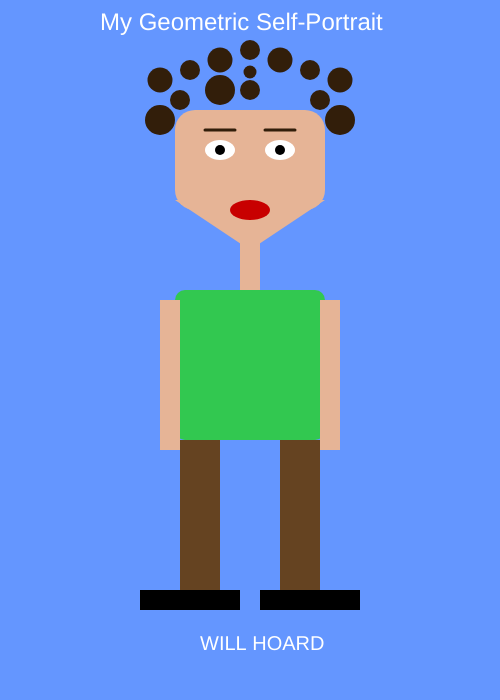
Frame 1 (no input)
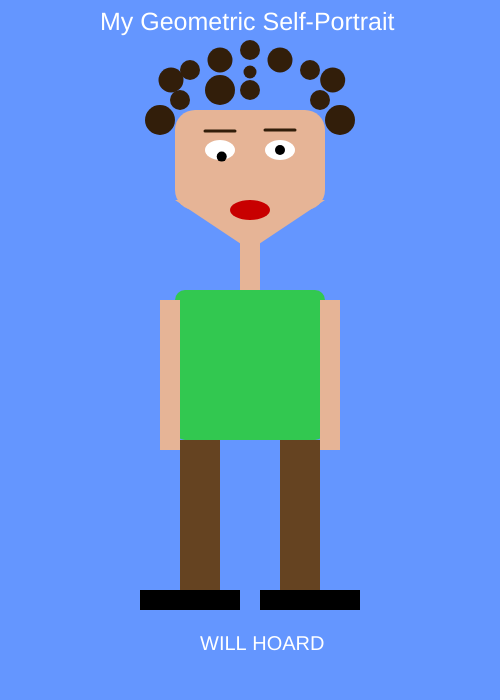
Frame 60 (no input)
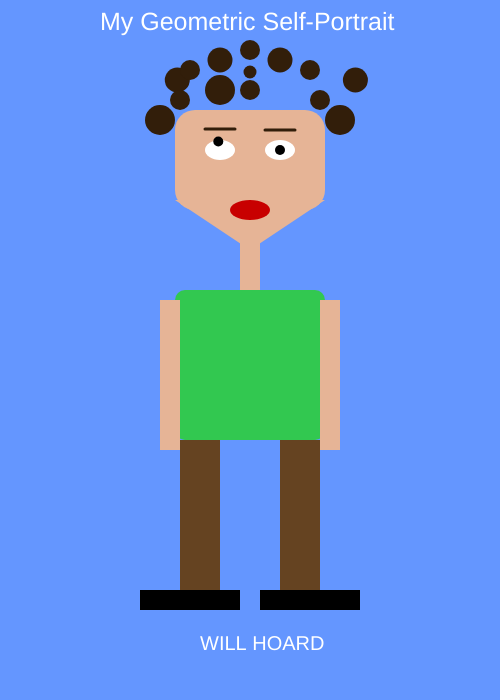
Frame 120 (the mouse pressed at the canvas centre since frame 60)

The p5.js sketch that drew these frames (run headless with seeded random() and noise() and a simulated clock; from frame 60 on, the mouse is pressed at the canvas centre):

// p5.js sketch
// ── sketch.js
let xPos1 = 160, xPos2 = 340; 
let yPos1 = 130, yPos2 = 130;  
let xyPosX = 220, xyPosY = 150; 
let xSpeed1, xSpeed2, ySpeed1, ySpeed2, xySpeedX, xySpeedY;
let titleSize = 24;
let sizeChange = 1;
let sizeCount = 0;

function setup() {
    createCanvas(500, 700);
    
    xSpeed1 = random(0.5, 2);
    xSpeed2 = random(0.5, 2);
    ySpeed1 = random(0.5, 2);
    ySpeed2 = random(0.5, 2);
    xySpeedX = random(0.5, 2);
    xySpeedY = random(0.5, 2);
}

function draw() {
    background(100, 150, 255);
    
    textSize(titleSize);
    fill(255);
    text("My Geometric Self-Portrait", 100, 30);
    
    titleSize += sizeChange;
    sizeCount++;
    
    if (sizeCount % 5 == 0) {
        sizeChange *= -1;
    }

    fill(50, 30, 10); 
    noStroke();
    
    circle(xPos1, 80, 25); 
    circle(180, 100, 20);
    circle(160, 120, 30);
    circle(190, 70, 20);
    
    circle(xPos2, 80, 25); 
    circle(320, 100, 20);
    circle(340, 120, 30);
    circle(310, 70, 20);
    
    circle(250, 50, 20);
    circle(220, 60, 25);
    circle(280, 60, 25);
    circle(280, yPos1, 30); 
    circle(220, 90, 30);
    circle(250, 90, 20);
    circle(250, 72, 13);
    
    fill(230, 180, 150); 
    rect(175, 110, 150, 100, 20);
    triangle(175, 200, 325, 200, 250, 250);
    
    fill(255);
    ellipse(220, 150, 30, 20); 
    ellipse(280, 150, 30, 20);
    fill(0);
    circle(xyPosX, xyPosY, 10); 
    circle(280, 150, 10); 
    
    stroke(50, 30, 10);
    strokeWeight(3);
    line(205, yPos2, 235, yPos2); 
    line(265, 130, 295, 130); 
    
    noStroke();
    
    fill(200, 0, 0);
    ellipse(250, 210, 40, 20);
    
    fill(230, 180, 150);
    rect(240, 240, 20, 60);
    
    fill(50, 200, 80);
    rect(175, 290, 150, 150, 10);
    
    fill(230, 180, 150);
    rect(160, 300, 20, 150); 
    rect(320, 300, 20, 150); 
    
    fill(101, 67, 33);
    rect(180, 440, 40, 150); 
    rect(280, 440, 40, 150); 
    
    fill(0);
    rect(140, 590, 100, 20); 
    rect(260, 590, 100, 20); 
    
    fill(255);
    textSize(20);
    text("WILL HOARD", 200, 650);
    
    xPos1 += xSpeed1;
    xPos2 += xSpeed2;
    
    if (xPos1 > 180 || xPos1 < 140) {
        xSpeed1 *= -1;
    }
    if (xPos2 > 360 || xPos2 < 320) {
        xSpeed2 *= -1;
    }
    
    yPos1 += ySpeed1;
    yPos2 += ySpeed2;
    
    if (yPos1 > 100 || yPos1 < 70) {
        ySpeed1 *= -1;
    }
    if (yPos2 > 140 || yPos2 < 120) {
        ySpeed2 *= -1;
    }
    
    xyPosX += xySpeedX;
    xyPosY += xySpeedY;
    
    if (xyPosX > 230 || xyPosX < 210) {
        xySpeedX *= -1;
    }
    if (xyPosY > 160 || xyPosY < 140) {
        xySpeedY *= -1;
    }
}

// ── test.html
<html>
<head>
<script src="p5.min.js"></script>
<script src="sketch.js"></script>
</head>
<body></body>
</html>
